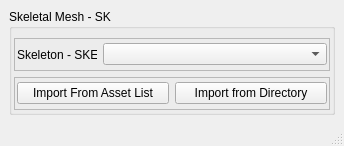
<?xml version="1.0" encoding="UTF-8"?>
<ui version="4.0">
 <class>MainWindow</class>
 <widget class="QMainWindow" name="MainWindow">
  <property name="geometry">
   <rect>
    <x>0</x>
    <y>0</y>
    <width>344</width>
    <height>146</height>
   </rect>
  </property>
  <property name="windowTitle">
   <string>MainWindow</string>
  </property>
  <widget class="QWidget" name="centralwidget">
   <layout class="QVBoxLayout" name="verticalLayout">
    <item>
     <widget class="QGroupBox" name="sk_groupBox">
      <property name="title">
       <string>Skeletal Mesh - SK</string>
      </property>
      <layout class="QVBoxLayout" name="verticalLayout_2">
       <property name="leftMargin">
        <number>2</number>
       </property>
       <property name="rightMargin">
        <number>2</number>
       </property>
       <property name="bottomMargin">
        <number>2</number>
       </property>
       <item>
        <widget class="QFrame" name="skel_frame">
         <property name="frameShape">
          <enum>QFrame::StyledPanel</enum>
         </property>
         <property name="frameShadow">
          <enum>QFrame::Raised</enum>
         </property>
         <layout class="QHBoxLayout" name="horizontalLayout_2">
          <property name="leftMargin">
           <number>2</number>
          </property>
          <property name="topMargin">
           <number>2</number>
          </property>
          <property name="rightMargin">
           <number>2</number>
          </property>
          <property name="bottomMargin">
           <number>2</number>
          </property>
          <item>
           <widget class="QLabel" name="skel_label">
            <property name="minimumSize">
             <size>
              <width>80</width>
              <height>0</height>
             </size>
            </property>
            <property name="maximumSize">
             <size>
              <width>80</width>
              <height>16777215</height>
             </size>
            </property>
            <property name="text">
             <string>Skeleton - SKEL:</string>
            </property>
           </widget>
          </item>
          <item>
           <widget class="QComboBox" name="skel_comboBox">
            <property name="minimumSize">
             <size>
              <width>200</width>
              <height>0</height>
             </size>
            </property>
           </widget>
          </item>
         </layout>
        </widget>
       </item>
       <item>
        <widget class="QFrame" name="buttons_frame">
         <property name="frameShape">
          <enum>QFrame::StyledPanel</enum>
         </property>
         <property name="frameShadow">
          <enum>QFrame::Raised</enum>
         </property>
         <layout class="QHBoxLayout" name="horizontalLayout">
          <property name="leftMargin">
           <number>2</number>
          </property>
          <property name="topMargin">
           <number>2</number>
          </property>
          <property name="rightMargin">
           <number>2</number>
          </property>
          <property name="bottomMargin">
           <number>2</number>
          </property>
          <item>
           <widget class="QPushButton" name="al_pushButton">
            <property name="text">
             <string>Import From Asset List</string>
            </property>
           </widget>
          </item>
          <item>
           <widget class="QPushButton" name="dir_pushButton">
            <property name="text">
             <string>Import from Directory</string>
            </property>
           </widget>
          </item>
         </layout>
        </widget>
       </item>
      </layout>
     </widget>
    </item>
   </layout>
  </widget>
  <widget class="QMenuBar" name="menubar">
   <property name="geometry">
    <rect>
     <x>0</x>
     <y>0</y>
     <width>344</width>
     <height>21</height>
    </rect>
   </property>
  </widget>
  <widget class="QStatusBar" name="statusbar"/>
 </widget>
 <resources/>
 <connections/>
</ui>
